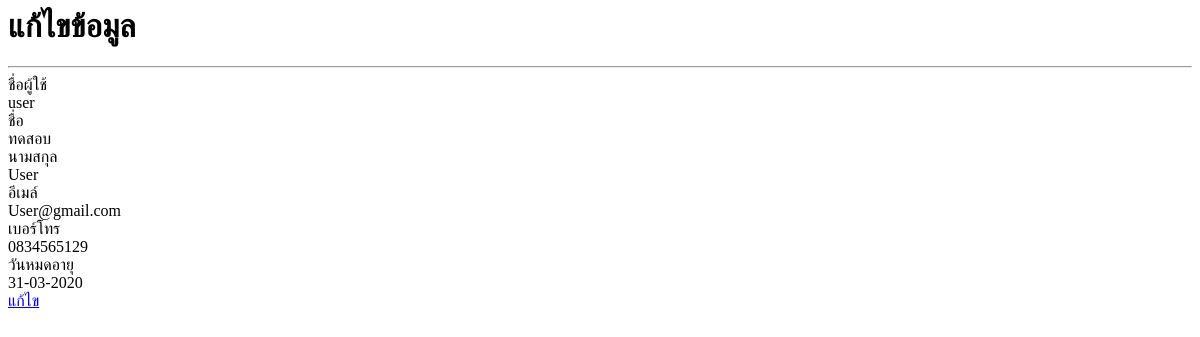
Page /admin/editprofile_show.php?user_id=48 on the earlier database version.
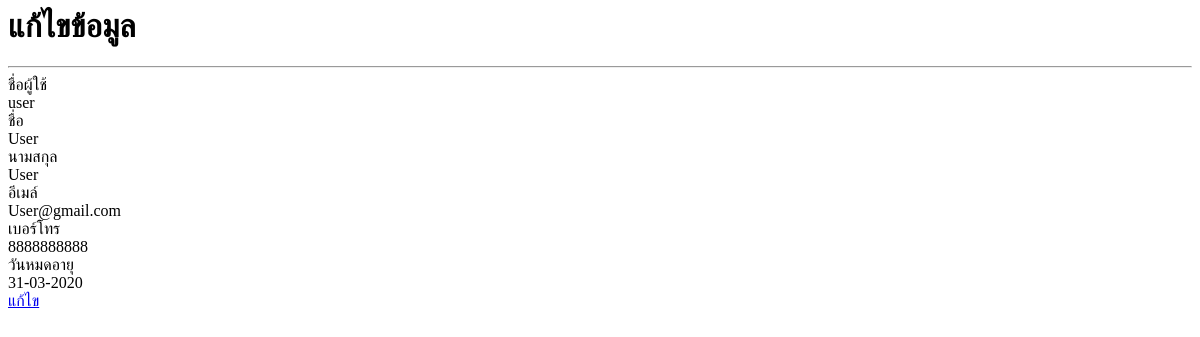
Same page on the later database version.
### tables this page shows
CREATE TABLE `user` (
  `ID` int(5) NOT NULL,
  `Username` varchar(50) NOT NULL,
  `Password` varchar(200) NOT NULL,
  `Firstname` varchar(100) NOT NULL,
  `Lastname` varchar(100) NOT NULL,
  `email` varchar(100) NOT NULL,
  `phone` text NOT NULL,
  `Userlevel` varchar(1) NOT NULL,
  `user_date` date NOT NULL,
  `session_id` varchar(50) NOT NULL,
  `Status` varchar(1) NOT NULL
);

### admin/editprofile_show.php (the view, shortened to what this page needs)
<?php
$user_id = $_GET['user_id'];
$check = "SELECT * FROM user WHERE id = '$user_id' ";
$result = mysqli_query($con,$check) or die(mysqli_error());
$num = mysqli_fetch_assoc($result);
?>
<body>
  <div class="col-md-9">
   <div class="py-2">
    <div class="container">
      <div class="row">
        <div class="col-md-12">
          <h1 class="text-center"><b>แก้ไขข้อมูล</b></h1>
          <hr>
        </div>
      </div>
    </div>
  </div>
  <div class="py-1">
    <div class="container w-46">
      <div class="row">
        <div class="text-left col-md-12" style="">
          <form class="" id="c_form-h" action="editprofile_db.php" method="post" >
            <div class="form-group row">
              <label class="col-2">ชื่อผู้ใช้</label>
              <div class="col-10">
                <div class="input-group">
                  <?php echo($num['Username'])?></div>
                </div>
              </div>
              <div class="form-group row"><label class="col-2">ชื่อ</label>
                <div class="col-10">
                  <div class="input-group">
                    <?php echo($num['Firstname'])?></div>
                  </div>
                </div>
                <div class="form-group row"><label class="col-2">นามสกุล</label>
                  <div class="col-10">
                    <div class="input-group">
                      <?php echo($num['Lastname'])?></div>
                    </div>
                  </div>
                  <div class="form-group row"> <label for="inputmailh" class="col-2 col-form-label">อีเมล์</label>
                    <div class="col-10">
                      <?php echo($num['email'])?> </div>
                    </div>
                    <div class="form-group row">
                      <label class="col-2">เบอร์โทร<br></label>
                      <div class="col-10">
                        <div class="input-group">
                          <?php echo($num['phone'])?></div>
                        </div>
                      </div>
                       <div class="form-group row">
                      <label class="col-2">วันหมดอายุ<br></label>
                      <div class="col-10">
                        <div class="input-group">
                           <?php $da = date('d-m-Y',strtotime($num['user_date'])); ?>
                          <?php echo $da; ?>
                          </div>
                        </div>
                      </div>
                      <div class="py-3">
                        <div class="container">
                          <div class="row">
                            <div class="col-md-12 text-center">
                              <a class="btn btn-warning text-light mx-1" href="index.php?ep&user_id=<?php echo $_SESSION["UserID"]; ?>">แก้ไข</a>
                            </div>
                          </div>
                        </div>
                      </div>
                    </form>
                  </div>
                </div>
              </div>
            </div>
          </div>

Differences in the rows shown:
changed user "user": Firstname "ทดสอบ" → "User"; phone "0834565129" → "8888888888"
